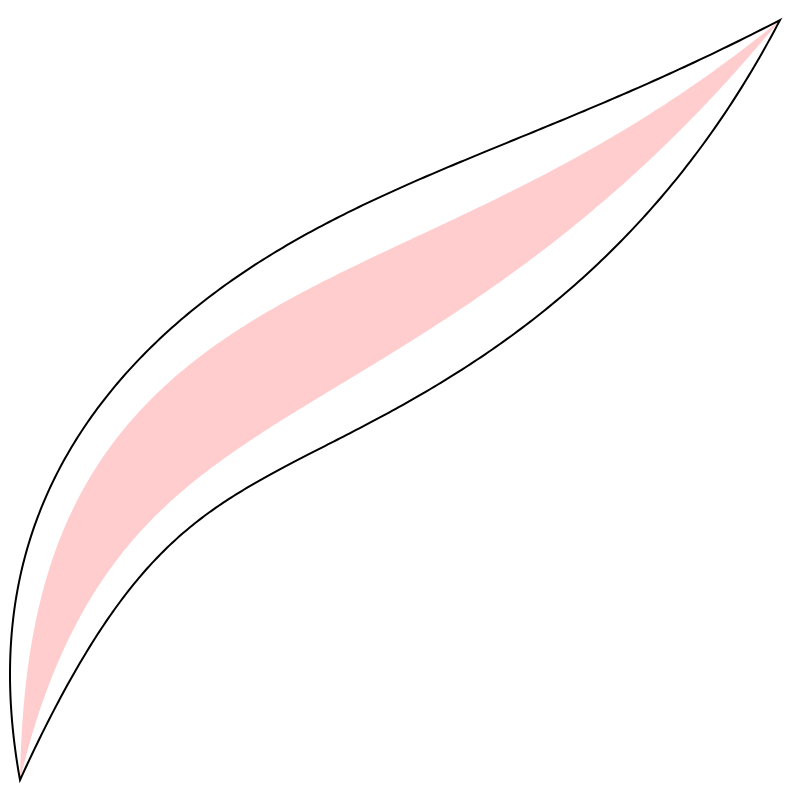
Frame 1 (no input)
Frame 2 (the mouse pressed at the canvas centre, redrawn once): identical to frame 1, image omitted

The p5.js sketch that drew this single still picture (run headless with seeded random() and noise() and a simulated clock; the mouse was pressed at the canvas centre and the sketch redrawn once):

// p5.js sketch
// ── sketch.js
const NOISE_FREQ = 10;

const controlPoints = [
  { x: 2 * 10, y: 2 * 390 },
  { x: 2 * 40, y: 2 * 150 },
  { x: 2 * 200, y: 2 * 200 },
  { x: 2 * 390, y: 2 * 10 },
];

function setup() {
  createCanvas(800, 800);
  noiseSeed(0);
  noLoop();
}

function draw() {
  background(255);

  // path length velocity only
  const { centerPoints: centerPointsA, shapePoints: shapePointsA } = inkPath(
    controlPoints,
    (x) => sin(PI * x),
    false,
    256,
  );

  // path length + curvature velocity
  const { centerPoints: centerPointsB, shapePoints: shapePointsB } = inkPath(
    controlPoints,
    (x) => sin(PI * x),
    true,
    256,
  );

  noStroke();
  fill(255, 0, 0, 50);
  beginShape();
  shapePointsA.forEach((p) => vertex(p.x, p.y));
  endShape(CLOSE);

  stroke(0);
  strokeWeight(2);
  noFill();
  beginShape();
  shapePointsB.forEach((p) => vertex(p.x, p.y));
  endShape(CLOSE);

  // stroke("red");
  // strokeWeight(4);
  // noFill();
  // centerPointsA.forEach((p) => point(p.x, p.y));
}

function getBezierPoint(controlPoints, sampleVal) {
  const firstOrderPoints = [];
  for (let i = 1; i < controlPoints.length; i++) {
    const x = lerp(controlPoints[i - 1].x, controlPoints[i].x, sampleVal);
    const y = lerp(controlPoints[i - 1].y, controlPoints[i].y, sampleVal);

    firstOrderPoints.push({ x, y });
  }

  const secondOrderPoints = [];
  for (let i = 1; i < firstOrderPoints.length; i++) {
    const x = lerp(firstOrderPoints[i - 1].x, firstOrderPoints[i].x, sampleVal);
    const y = lerp(firstOrderPoints[i - 1].y, firstOrderPoints[i].y, sampleVal);

    secondOrderPoints.push({ x, y });
  }

  const curvePoint = {
    x: lerp(secondOrderPoints[0].x, secondOrderPoints[1].x, sampleVal),
    y: lerp(secondOrderPoints[0].y, secondOrderPoints[1].y, sampleVal),
  };

  return curvePoint;
}

function inkPath(controlPoints, velocityFunc, useCurveVel, resolution) {
  let centerPoints = new Array(resolution);
  for (let i = 0; i < resolution; i++) {
    const t = i / (resolution - 1);
    const p = getBezierPoint(controlPoints, t);
    centerPoints[i] = p;
  }

  let topPoints = new Array(resolution);
  let bottomPoints = new Array(resolution);

  for (let i = 0; i < resolution; i++) {
    const currPoint = createVector(centerPoints[i].x, centerPoints[i].y);

    let nextPoint;
    if (i === resolution - 1) {
      nextPoint = createVector(centerPoints[i - 1].x, centerPoints[i - 1].y);
    } else {
      nextPoint = createVector(centerPoints[i + 1].x, centerPoints[i + 1].y);
    }

    const dir = p5.Vector.sub(nextPoint, currPoint);
    const normalDir = createVector(-dir.y, dir.x).normalize();

    let lengthVelocity = velocityFunc(i / (resolution - 1));
    let curvatureVelocity = 0.2 * dir.mag() * (resolution - 1);

    let totalVelocity = lengthVelocity;
    if (useCurveVel) {
      totalVelocity *= curvatureVelocity;
    } else {
      totalVelocity *= 100;
    }

    // const thickness = 20 * noise((NOISE_FREQ * i) / (numPoints - 1));
    const thickness = totalVelocity;

    topPoints[i] = {
      x: currPoint.x + (normalDir.x * thickness) / 2,
      y: currPoint.y + (normalDir.y * thickness) / 2,
    };

    bottomPoints[resolution - 1 - i] = {
      x: currPoint.x - (normalDir.x * thickness) / 2,
      y: currPoint.y - (normalDir.y * thickness) / 2,
    };
  }

  return {
    centerPoints,
    shapePoints: [...topPoints, ...bottomPoints],
  };
}
